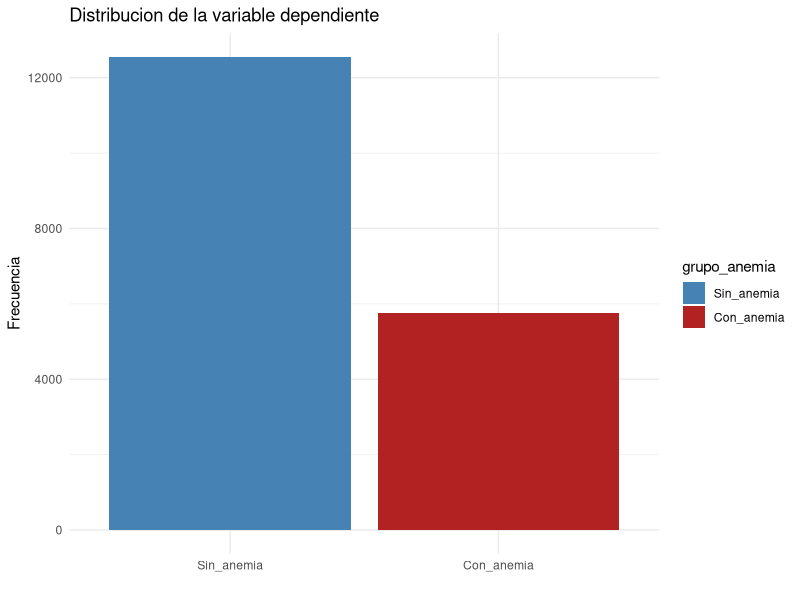
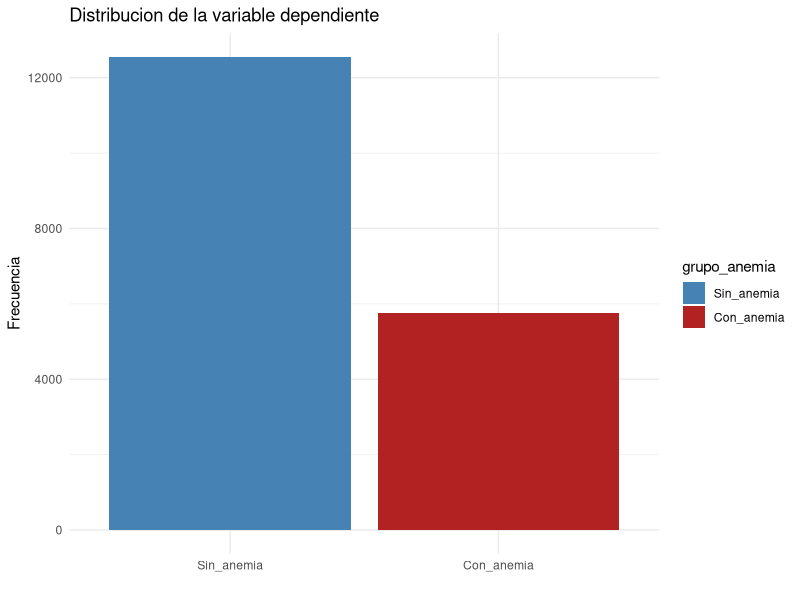
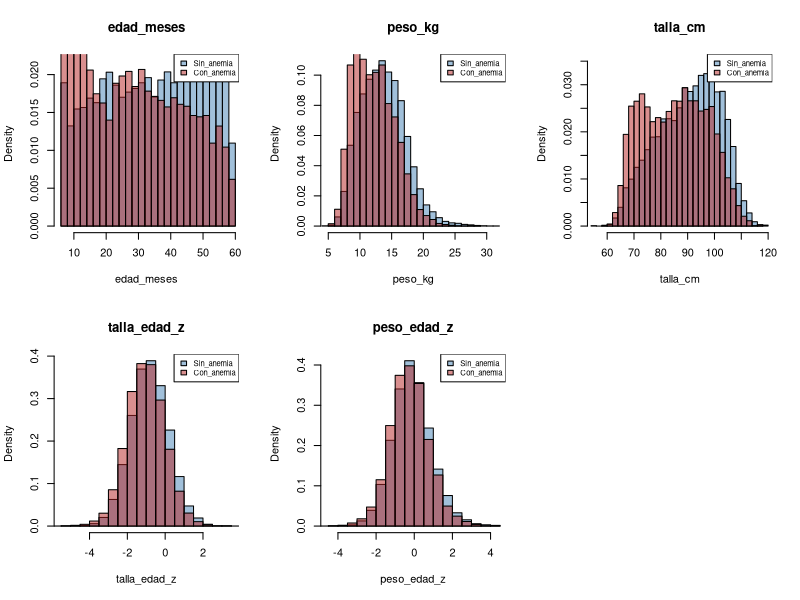
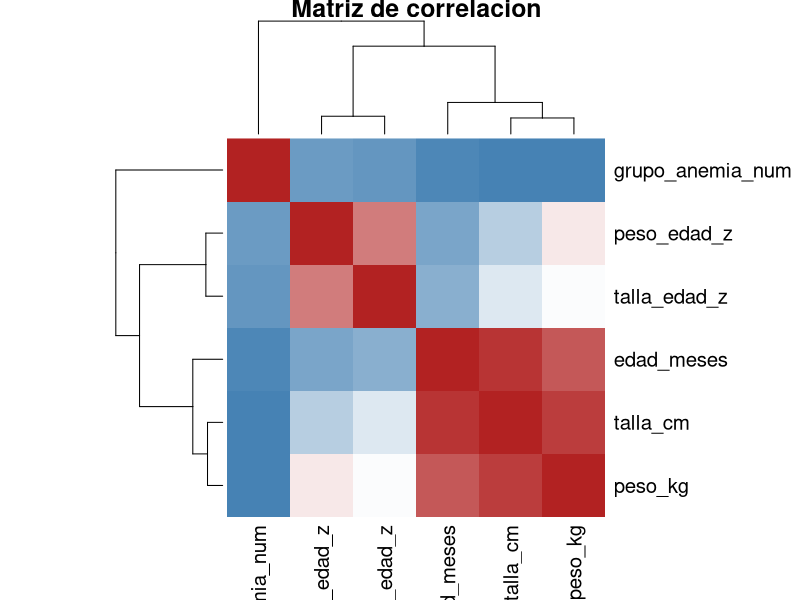
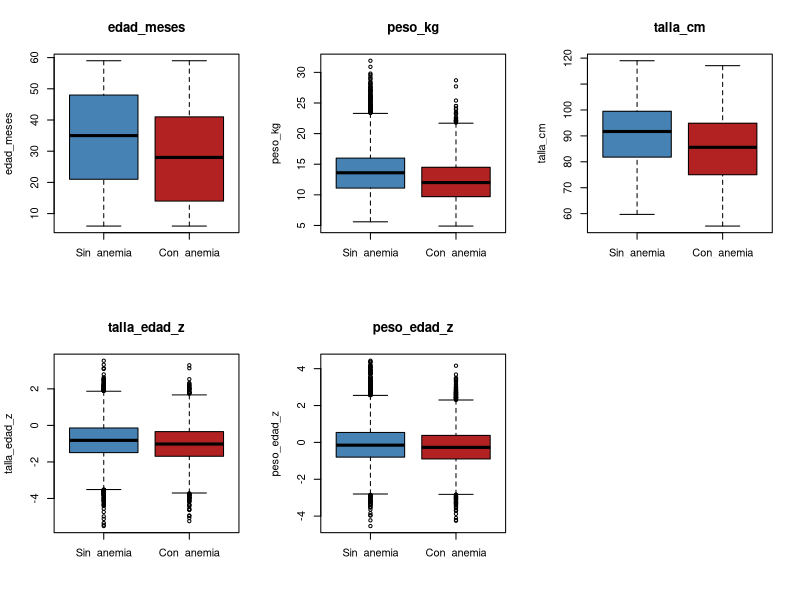
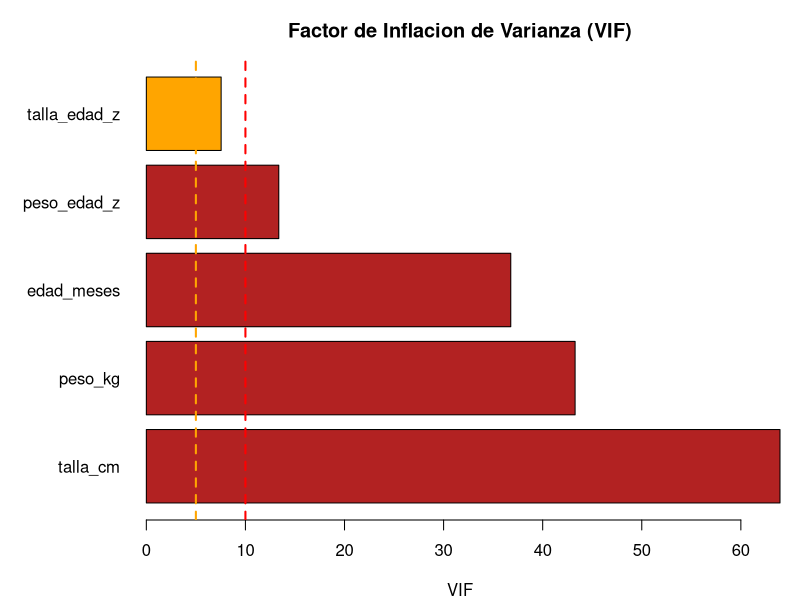
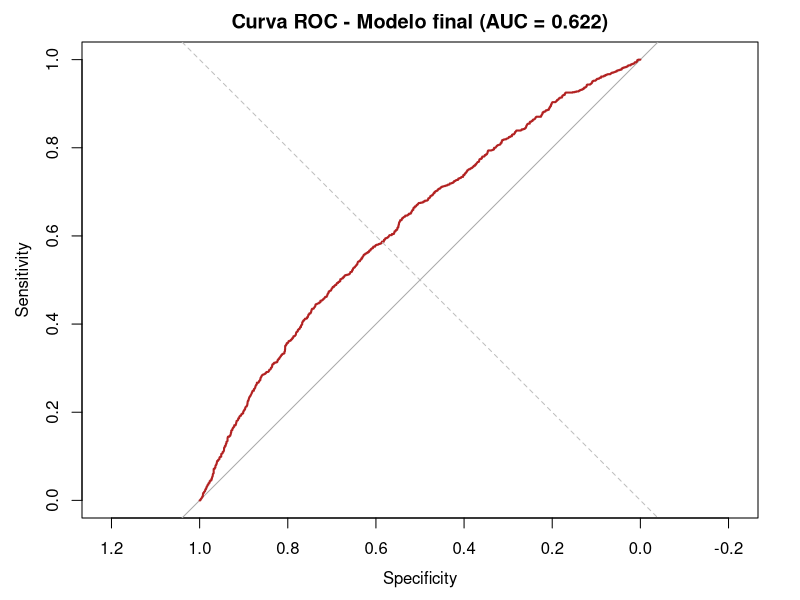
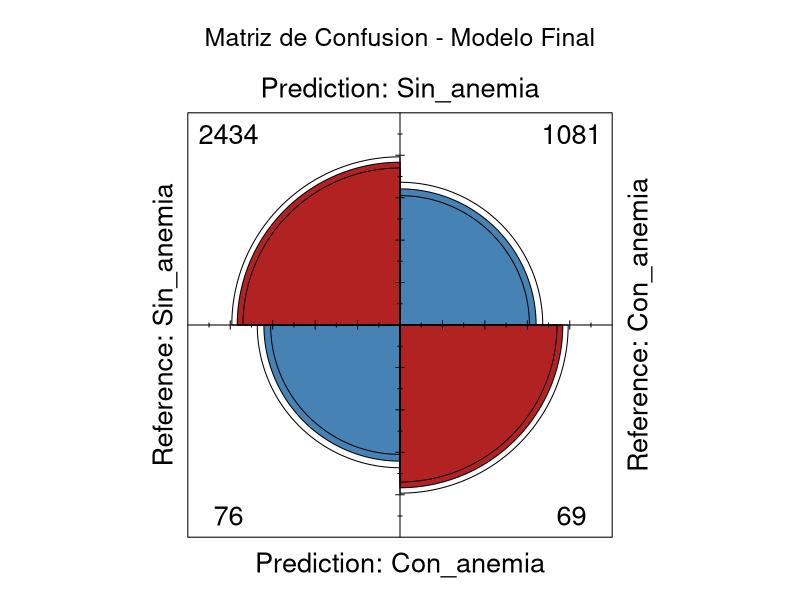

Reproduce these figures in R, in order.
# =====================================================================
# REGRESION LOGISTICA MULTIPLE - R
# Anemia infantil - ENDES 2024 (RECH6)
# Universidad Nacional del Altiplano
# =====================================================================
#
# Variable dependiente (Y): grupo_anemia (0 = Sin_anemia, 1 = Con_anemia)
#   Directriz OMS 2024 / RM 251-2024-MINSA (variable HC57A)
#
# Variables independientes (X), todas cuantitativas:
#   edad_meses    : Edad del nino en meses          (HC1)
#   peso_kg       : Peso en kilogramos               (HC2)
#   talla_cm      : Talla en centimetros             (HC3)
#   talla_edad_z  : Z-score Talla/Edad (OMS)          (HC70)
#   peso_edad_z   : Z-score Peso/Edad (OMS)           (HC71)
#
# Se excluye la hemoglobina como predictor porque es la variable que
# define la anemia (evitar circularidad / fuga de informacion).
# =====================================================================

# -----------------------------------------------------------------
# 0. Librerias
# -----------------------------------------------------------------
library(dplyr)
library(ggplot2)
library(car)        # VIF
library(pROC)        # Curva ROC / AUC
library(caret)        # train/test split, seleccion de variables
library(pscl)        # Pseudo R2 (McFadden)

set.seed(123)  # misma semilla usada en el analisis LDA

# -----------------------------------------------------------------
# PASO 0.1: PREPARACION DEL DATASET (desde el archivo crudo RECH6_2024.csv)
# -----------------------------------------------------------------
cat(strrep("=", 70), "\n")
cat("PASO 0.1: PREPARACION DEL DATASET DESDE EL ARCHIVO CRUDO\n")
cat(strrep("=", 70), "\n")

df_crudo <- read.csv("RECH6_2024.csv", sep = ";", stringsAsFactors = FALSE)
cat("\nDataset original (crudo):", dim(df_crudo)[1], "filas x", dim(df_crudo)[2], "columnas\n")

datos <- df_crudo[, c("HC1", "HC2", "HC3", "HC57A", "HC70", "HC71")]
colnames(datos) <- c("edad_meses", "peso_kg_x10", "talla_cm_x10", "anemia_oms",
                      "talla_edad_z_x100", "peso_edad_z_x100")

mask_validos <- (
  (datos$peso_kg_x10 < 999) &
  (datos$talla_cm_x10 < 9999) &
  (datos$anemia_oms %in% c(1, 2, 3, 4)) &
  (abs(datos$talla_edad_z_x100) < 9000) &
  (abs(datos$peso_edad_z_x100) < 9000)
)

cat("\nFilas excluidas por codigo de 'no medido':", sum(!mask_validos), "\n")
cat("Filas validas:", sum(mask_validos), "de", nrow(datos), "\n")

datos <- datos[mask_validos, ]
datos$peso_kg      <- datos$peso_kg_x10 / 10
datos$talla_cm     <- datos$talla_cm_x10 / 10
datos$talla_edad_z <- datos$talla_edad_z_x100 / 100
datos$peso_edad_z  <- datos$peso_edad_z_x100 / 100
datos$grupo_anemia <- ifelse(datos$anemia_oms == 4, "Sin_anemia", "Con_anemia")

X_cols <- c("edad_meses", "peso_kg", "talla_cm", "talla_edad_z", "peso_edad_z")
Y_col  <- "grupo_anemia"

datos <- datos[, c(X_cols, "anemia_oms", Y_col)]

cat("\nDataset final, listo para la regresion logistica:\n")
print(dim(datos))
cat("\nDistribucion de la variable dependiente:\n")
print(table(datos[[Y_col]]))
print(round(prop.table(table(datos[[Y_col]])) * 100, 1))

# Codificacion: Con_anemia = 1 (evento), Sin_anemia = 0 (referencia)
datos$grupo_anemia <- factor(datos$grupo_anemia, levels = c("Sin_anemia", "Con_anemia"))
datos$grupo_anemia_num <- ifelse(datos$grupo_anemia == "Con_anemia", 1, 0)

# -----------------------------------------------------------------
# PASO 1: Revision de los datos
# -----------------------------------------------------------------
cat("\n", strrep("=", 70), "\n")
cat("PASO 1: REVISION DE LOS DATOS\n")
cat(strrep("=", 70), "\n")

str(datos)
cat("\nEstadisticos descriptivos de los predictores:\n")
print(round(sapply(datos[X_cols], summary), 2))

cat("\nValores nulos por columna:\n")
print(colSums(is.na(datos[c(X_cols, "grupo_anemia")])))

# -----------------------------------------------------------------
# Exploracion grafica
# -----------------------------------------------------------------
cat("\n", strrep("=", 70), "\n")
cat("EXPLORACION GRAFICA\n")
cat(strrep("=", 70), "\n")

p_dist <- ggplot(datos, aes(x = grupo_anemia, fill = grupo_anemia)) +
  geom_bar() +
  scale_fill_manual(values = c("Sin_anemia" = "steelblue", "Con_anemia" = "firebrick")) +
  labs(title = "Distribucion de la variable dependiente", x = "", y = "Frecuencia") +
  theme_minimal()
ggsave("1_distribucion_grupo_anemia.png", p_dist, width = 6, height = 4, dpi = 120)
print(p_dist)

# Histogramas de los predictores por grupo
png("2_histogramas_predictores.png", width = 1400, height = 900, res = 120)
par(mfrow = c(2, 3))
for (col in X_cols) {
  hist(datos[datos$grupo_anemia == "Sin_anemia", col], col = rgb(0.27, 0.51, 0.71, 0.5),
       main = col, xlab = col, breaks = 30, freq = FALSE,
       xlim = range(datos[[col]]))
  hist(datos[datos$grupo_anemia == "Con_anemia", col], col = rgb(0.7, 0.13, 0.13, 0.5),
       breaks = 30, freq = FALSE, add = TRUE)
  legend("topright", legend = c("Sin_anemia", "Con_anemia"),
         fill = c(rgb(0.27, 0.51, 0.71, 0.5), rgb(0.7, 0.13, 0.13, 0.5)), cex = 0.7)
}
dev.off()
cat("Grafico guardado: 2_histogramas_predictores.png\n")

# Correlacion de cada predictor con la variable dependiente (numerica)
correlaciones <- sapply(datos[X_cols], function(x) cor(x, datos$grupo_anemia_num))
cat("\nCorrelacion de cada predictor con grupo_anemia (1 = Con_anemia):\n")
print(round(sort(correlaciones), 4))

# -----------------------------------------------------------------
# Matriz de correlacion (heatmap simple) + boxplots por clase
# -----------------------------------------------------------------
png("3_matriz_correlacion.png", width = 900, height = 800, res = 120)
corr_matrix <- cor(datos[c(X_cols, "grupo_anemia_num")])
heatmap(corr_matrix, symm = TRUE, main = "Matriz de correlacion",
        col = colorRampPalette(c("steelblue", "white", "firebrick"))(50))
dev.off()
cat("Grafico guardado: 3_matriz_correlacion.png\n")

png("4_boxplots_por_clase.png", width = 1400, height = 900, res = 120)
par(mfrow = c(2, 3))
for (col in X_cols) {
  boxplot(datos[[col]] ~ datos$grupo_anemia, main = col, xlab = "", ylab = col,
          col = c("steelblue", "firebrick"))
}
dev.off()
cat("Grafico guardado: 4_boxplots_por_clase.png\n")

# -----------------------------------------------------------------
# PASO 2: Division train / test (80% / 20%, estratificado)
# -----------------------------------------------------------------
cat("\n", strrep("=", 70), "\n")
cat("PASO 2: DIVISION TRAIN / TEST (80% / 20%)\n")
cat(strrep("=", 70), "\n")

set.seed(123)
indices_train <- createDataPartition(datos$grupo_anemia, p = 0.8, list = FALSE)
train <- datos[indices_train, ]
test  <- datos[-indices_train, ]

cat("Train:", nrow(train), "observaciones\n")
cat("Test :", nrow(test), "observaciones\n")
cat("\nProporcion de clases en train:\n")
print(round(prop.table(table(train$grupo_anemia)), 3))
cat("Proporcion de clases en test:\n")
print(round(prop.table(table(test$grupo_anemia)), 3))

# -----------------------------------------------------------------
# Escalado de variables (Min-Max), ajustado SOLO con train
# -----------------------------------------------------------------
minmax_params <- lapply(train[X_cols], function(x) c(min = min(x), max = max(x)))

escalar_minmax <- function(df, params) {
  df_scaled <- df
  for (col in names(params)) {
    rango <- params[[col]]["max"] - params[[col]]["min"]
    df_scaled[[col]] <- (df[[col]] - params[[col]]["min"]) / rango
  }
  df_scaled
}

train_scaled <- escalar_minmax(train, minmax_params)
test_scaled  <- escalar_minmax(test, minmax_params)

# -----------------------------------------------------------------
# SUPUESTO: Deteccion de multicolinealidad (VIF)
# -----------------------------------------------------------------
cat("\n", strrep("=", 70), "\n")
cat("DETECCION DE MULTICOLINEALIDAD (VIF)\n")
cat(strrep("=", 70), "\n")

formula_completa <- as.formula(paste("grupo_anemia_num ~", paste(X_cols, collapse = " + ")))
modelo_vif_aux <- lm(formula_completa, data = train_scaled)
vif_vals <- vif(modelo_vif_aux)

vif_df <- data.frame(Variable = names(vif_vals), VIF = as.numeric(vif_vals))
vif_df <- vif_df[order(-vif_df$VIF), ]
cat("\nFactor de Inflacion de Varianza (VIF):\n")
print(vif_df, row.names = FALSE)
cat("\nInterpretacion:\n")
cat("  VIF < 5: No hay multicolinealidad\n")
cat("  5 <= VIF < 10: Multicolinealidad moderada\n")
cat("  VIF >= 10: Multicolinealidad alta (considerar eliminar)\n")

png("5_vif.png", width = 900, height = 500, res = 120)
colores_vif <- ifelse(vif_df$VIF < 5, "forestgreen", ifelse(vif_df$VIF < 10, "orange", "firebrick"))
par(mar = c(4, 7, 3, 1))
barplot(vif_df$VIF, names.arg = vif_df$Variable, horiz = TRUE, col = colores_vif,
        main = "Factor de Inflacion de Varianza (VIF)", xlab = "VIF", las = 1)
abline(v = c(5, 10), col = c("orange", "red"), lty = 2, lwd = 2)
dev.off()
cat("Grafico guardado: 5_vif.png\n")
cat("\nNota: peso_kg, talla_cm y edad_meses suelen mostrar VIF alto entre si,\n")
cat("porque el cuerpo crece con la edad. Los z-scores ya estan ajustados por\n")
cat("edad/sexo segun la OMS y normalmente presentan menor VIF.\n")

# -----------------------------------------------------------------
# PASO 3: Entrenamiento del modelo de Regresion Logistica (modelo completo)
# -----------------------------------------------------------------
cat("\n", strrep("=", 70), "\n")
cat("PASO 3: ENTRENAMIENTO DEL MODELO COMPLETO (glm binomial)\n")
cat(strrep("=", 70), "\n")

modelo_completo <- glm(formula_completa, data = train_scaled, family = binomial(link = "logit"))
cat("\nResumen del modelo completo:\n")
print(summary(modelo_completo))

# Odds Ratios e IC 95%
or_completo <- exp(cbind(OR = coef(modelo_completo), confint(modelo_completo)))
cat("\nOdds Ratios (modelo completo):\n")
print(round(or_completo, 4))

# Pseudo R2 de McFadden
pr2 <- pR2(modelo_completo)
cat("\nPseudo R2 de McFadden:", round(pr2["McFadden"], 4), "\n")

# -----------------------------------------------------------------
# Evaluacion del modelo completo en test
# -----------------------------------------------------------------
cat("\n", strrep("=", 70), "\n")
cat("EVALUACION DEL MODELO COMPLETO (test)\n")
cat(strrep("=", 70), "\n")

prob_test_completo <- predict(modelo_completo, newdata = test_scaled, type = "response")
pred_test_completo <- ifelse(prob_test_completo > 0.5, "Con_anemia", "Sin_anemia")
pred_test_completo <- factor(pred_test_completo, levels = c("Sin_anemia", "Con_anemia"))

cm_completo <- confusionMatrix(pred_test_completo, test$grupo_anemia, positive = "Con_anemia")
print(cm_completo)

roc_completo <- roc(test$grupo_anemia_num, prob_test_completo, quiet = TRUE)
auc_completo <- auc(roc_completo)
cat("\nAUC-ROC (modelo completo):", round(auc_completo, 4), "\n")

# -----------------------------------------------------------------
# PASO 4: Seleccion de variables (Stepwise por AIC, ambas direcciones)
# -----------------------------------------------------------------
cat("\n", strrep("=", 70), "\n")
cat("PASO 4: SELECCION DE VARIABLES (stepwise AIC)\n")
cat(strrep("=", 70), "\n")

modelo_nulo <- glm(grupo_anemia_num ~ 1, data = train_scaled, family = binomial)

modelo_step <- step(modelo_completo,
                     scope = list(lower = modelo_nulo, upper = modelo_completo),
                     direction = "both", trace = 0)

cat("\nModelo seleccionado por stepwise (AIC):\n")
print(summary(modelo_step))

variables_finales <- names(coef(modelo_step))[-1]  # sin el intercepto
cat("\nVariables finales seleccionadas:", paste(variables_finales, collapse = ", "), "\n")

# -----------------------------------------------------------------
# PASO 5: Modelo final - evaluacion completa
# -----------------------------------------------------------------
cat("\n", strrep("=", 70), "\n")
cat("PASO 5: EVALUACION DEL MODELO FINAL (seleccionado por AIC)\n")
cat(strrep("=", 70), "\n")

prob_test_final <- predict(modelo_step, newdata = test_scaled, type = "response")
pred_test_final <- ifelse(prob_test_final > 0.5, "Con_anemia", "Sin_anemia")
pred_test_final <- factor(pred_test_final, levels = c("Sin_anemia", "Con_anemia"))

cm_final <- confusionMatrix(pred_test_final, test$grupo_anemia, positive = "Con_anemia")
cat("\nMatriz de confusion (modelo final):\n")
print(cm_final)

roc_final <- roc(test$grupo_anemia_num, prob_test_final, quiet = TRUE)
auc_final <- auc(roc_final)
cat("\nAUC-ROC (modelo final):", round(auc_final, 4), "\n")

# Odds Ratios del modelo final
or_final <- exp(cbind(OR = coef(modelo_step), confint(modelo_step)))
cat("\nOdds Ratios (modelo final):\n")
print(round(or_final, 4))

# Validacion cruzada 10-fold (sobre el dataset completo, mismas variables)
cat("\nValidacion cruzada 10-fold (Accuracy):\n")
ctrl <- trainControl(method = "cv", number = 10)
formula_final <- as.formula(paste("grupo_anemia ~", paste(variables_finales, collapse = " + ")))
datos_scaled_completo <- escalar_minmax(datos, minmax_params)
cv_modelo <- train(formula_final, data = datos_scaled_completo, method = "glm",
                    family = "binomial", trControl = ctrl)
print(cv_modelo)

# -----------------------------------------------------------------
# Curva ROC (grafico)
# -----------------------------------------------------------------
png("6_curva_roc.png", width = 700, height = 700, res = 120)
plot(roc_final, col = "firebrick", lwd = 2,
     main = paste0("Curva ROC - Modelo final (AUC = ", round(auc_final, 3), ")"))
abline(a = 0, b = 1, col = "gray", lty = 2)
dev.off()
cat("Grafico guardado: 6_curva_roc.png\n")

# Matriz de confusion (grafico)
png("7_matriz_confusion.png", width = 600, height = 500, res = 120)
cm_table <- as.table(cm_final$table)
fourfoldplot(cm_table, color = c("steelblue", "firebrick"),
             main = "Matriz de Confusion - Modelo Final")
dev.off()
cat("Grafico guardado: 7_matriz_confusion.png\n")

# -----------------------------------------------------------------
# PASO 6: Ecuacion del modelo e interpretacion de Odds Ratios
# -----------------------------------------------------------------
cat("\n", strrep("=", 70), "\n")
cat("ECUACION DEL MODELO FINAL\n")
cat(strrep("=", 70), "\n")

coefs_final <- coef(modelo_step)
ecuacion <- paste0("log(p/(1-p)) = ", round(coefs_final[1], 4))
for (i in 2:length(coefs_final)) {
  ecuacion <- paste0(ecuacion, " + (", round(coefs_final[i], 4), ") * ", names(coefs_final)[i])
}
cat("\n", ecuacion, "\n")

cat("\nInterpretacion de Odds Ratios:\n")
for (var in variables_finales) {
  or_var <- exp(coefs_final[var])
  if (or_var > 1) {
    cambio <- (or_var - 1) * 100
    cat(sprintf("  - %s: por cada unidad de aumento (escala normalizada 0-1), las odds de anemia aumentan %.1f%%\n", var, cambio))
  } else {
    cambio <- (1 - or_var) * 100
    cat(sprintf("  - %s: por cada unidad de aumento (escala normalizada 0-1), las odds de anemia disminuyen %.1f%%\n", var, cambio))
  }
}

# -----------------------------------------------------------------
# PASO 7: Prediccion para un nuevo caso
# -----------------------------------------------------------------
cat("\n", strrep("=", 70), "\n")
cat("PASO 7: PREDICCION PARA UN NUEVO CASO\n")
cat(strrep("=", 70), "\n")

nuevo_caso <- data.frame(
  edad_meses   = 24,
  peso_kg      = 11.5,
  talla_cm     = 84.0,
  talla_edad_z = -1.2,
  peso_edad_z  = -0.8
)
cat("\nNuevo caso a clasificar:\n")
print(nuevo_caso)

nuevo_caso_scaled <- escalar_minmax(nuevo_caso, minmax_params)
prob_nuevo <- predict(modelo_step, newdata = nuevo_caso_scaled, type = "response")
clase_nuevo <- ifelse(prob_nuevo > 0.5, "Con_anemia", "Sin_anemia")

cat("\nProbabilidad de Con_anemia:", round(prob_nuevo, 4), "\n")
cat("Clase predicha:", clase_nuevo, "\n")

# -----------------------------------------------------------------
# RESUMEN EJECUTIVO
# -----------------------------------------------------------------
cat("\n", strrep("=", 70), "\n")
cat("RESUMEN EJECUTIVO\n")
cat(strrep("=", 70), "\n")

cat(sprintf("\nMODELO FINAL: glm binomial seleccionado por stepwise (AIC)\n"))
cat(sprintf("Variables incluidas (%d): %s\n", length(variables_finales), paste(variables_finales, collapse = ", ")))
cat(sprintf("AIC del modelo: %.2f\n", AIC(modelo_step)))
cat(sprintf("Pseudo R2 McFadden: %.4f\n", pR2(modelo_step)["McFadden"]))
cat(sprintf("Accuracy (test): %.4f\n", cm_final$overall["Accuracy"]))
cat(sprintf("Sensibilidad (Con_anemia): %.4f\n", cm_final$byClass["Sensitivity"]))
cat(sprintf("Especificidad (Sin_anemia): %.4f\n", cm_final$byClass["Specificity"]))
cat(sprintf("AUC-ROC: %.4f\n", auc_final))
cat("\nVariables mas importantes (por |coeficiente|):\n")
coefs_ordenados <- sort(abs(coefs_final[-1]), decreasing = TRUE)
for (i in seq_along(coefs_ordenados)) {
  var <- names(coefs_ordenados)[i]
  cat(sprintf("  %d. %s: beta = %.4f, OR = %.4f\n", i, var, coefs_final[var], exp(coefs_final[var])))
}

cat("\n", strrep("=", 70), "\n")
cat("ANALISIS COMPLETADO EXITOSAMENTE\n")
cat(strrep("=", 70), "\n")

# -----------------------------------------------------------------
# Guardar resultados (opcional)
# -----------------------------------------------------------------
# saveRDS(modelo_step, "modelo_logistico_final.rds")
# saveRDS(minmax_params, "minmax_params.rds")
# write.csv(or_final, "odds_ratios_modelo_final.csv")
